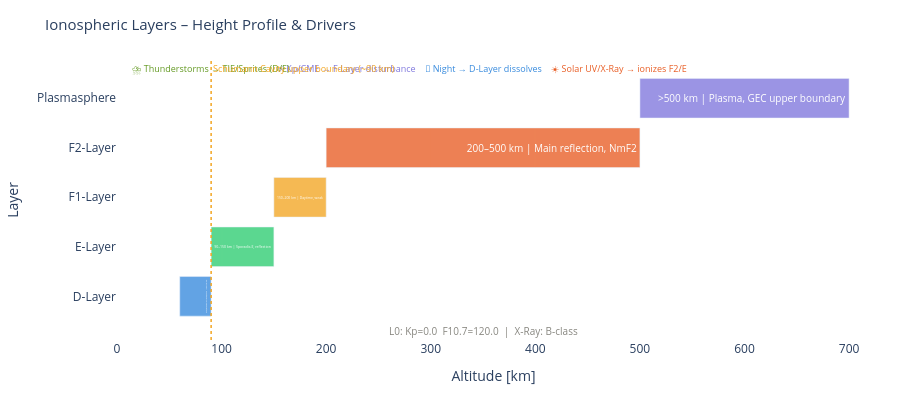

Write notebook code for a chart like this one.
### Markdown cell above
---
## 1. System Structure: Ionospheric Layers & Drivers

### Code cell
# Ionospheric Layer Profile as an Altitude Diagram
layers_iono = [
    {'name': 'D-Layer',  'h_lo': 60,  'h_hi': 90,  'color': '#378ADD', 'note': '60–90 km | Daytime HF absorption'},
    {'name': 'E-Layer',  'h_lo': 90,  'h_hi': 150, 'color': '#2ecc71', 'note': '90–150 km | Sporadic-E, reflection'},
    {'name': 'F1-Layer', 'h_lo': 150, 'h_hi': 200, 'color': '#F2A623', 'note': '150–200 km | Daytime, weak'},
    {'name': 'F2-Layer', 'h_lo': 200, 'h_hi': 500, 'color': '#E85D24', 'note': '200–500 km | Main reflection, NmF2'},
    {'name': 'Plasmasphere','h_lo': 500,'h_hi': 700,  'color': '#7F77DD', 'note': '>500 km | Plasma, GEC upper boundary'},
]

fig = go.Figure()
for l in layers_iono:
    h_mid = (l['h_lo'] + l['h_hi']) / 2
    fig.add_trace(go.Bar(
        x=[l['h_hi'] - l['h_lo']],
        y=[l['name']],
        base=l['h_lo'],
        orientation='h',
        marker_color=l['color'], opacity=0.78,
        text=l['note'],
        textposition='inside',
        textfont=dict(size=10, color='white'),
        showlegend=False,
        hovertemplate=l['note'] + '<extra></extra>'
    ))

# External Driver Arrows as Annotations
for txt, x, col in [
    ('☀️ Solar UV/X-Ray → ionizes F2/E', 480, '#E85D24'),
    ('🌙 Night → D-Layer dissolves', 350, '#378ADD'),
    ('⚡ Kp/CME → F-Layer disturbance', 220, '#7F77DD'),
    ('⛈️ Thunderstorms → TIE/Sprites (D/E)', 90, '#639922'),
]:
    fig.add_annotation(
        x=x, y=4.6, text=txt, showarrow=False,
        font=dict(size=9, color=col),
        xanchor='center'
    )

# Schumann Cavity Marking
fig.add_vline(x=90, line_dash='dot', line_color='#F2A623', line_width=1.5,
              annotation_text='Schumann Cavity upper boundary (~90 km)',
              annotation_position='top right',
              annotation_font=dict(size=9, color='#F2A623'))

# Layer Context
ctx = []
if layer0: ctx.append(f'L0: Kp={l0_kp}  F10.7={l0_f107}')
if layer3 and l3_xray: ctx.append(f'X-Ray: {l3_xray.get("class","–")}-class')
if ctx:
    fig.add_annotation(x=350, y=-0.7, text='  |  '.join(ctx), showarrow=False,
                       font=dict(size=10, color='#888780'), xanchor='center')

fig.update_layout(
    title=dict(text='Ionospheric Layers – Height Profile & Drivers', font=dict(size=15)),
    xaxis=dict(title='Altitude [km]', range=[0, 720]),
    yaxis=dict(title='Layer'),
    height=400, plot_bgcolor='rgba(0,0,0,0)', paper_bgcolor='rgba(0,0,0,0)',
    margin=dict(l=80, r=30, t=60, b=60),
    barmode='overlay'
)
fig.show()

### Figure 1 — Plotly figure (JSON) as saved in the notebook; plotly's stock layout.template omitted (floating-point values rounded to 4 significant figures)
{"data": [{"base": 60, "hovertemplate": "60–90 km | Daytime HF absorption<extra></extra>", "marker": {"color": "#378ADD"}, "opacity": 0.78, "orientation": "h", "showlegend": false, "text": "60–90 km | Daytime HF absorption", "textfont": {"color": "white", "size": 10}, "textposition": "inside", "type": "bar", "x": [30], "y": ["D-Layer"]}, {"base": 90, "hovertemplate": "90–150 km | Sporadic-E, reflection<extra></extra>", "marker": {"color": "#2ecc71"}, "opacity": 0.78, "orientation": "h", "showlegend": false, "text": "90–150 km | Sporadic-E, reflection", "textfont": {"color": "white", "size": 10}, "textposition": "inside", "type": "bar", "x": [60], "y": ["E-Layer"]}, {"base": 150, "hovertemplate": "150–200 km | Daytime, weak<extra></extra>", "marker": {"color": "#F2A623"}, "opacity": 0.78, "orientation": "h", "showlegend": false, "text": "150–200 km | Daytime, weak", "textfont": {"color": "white", "size": 10}, "textposition": "inside", "type": "bar", "x": [50], "y": ["F1-Layer"]}, {"base": 200, "hovertemplate": "200–500 km | Main reflection, NmF2<extra></extra>", "marker": {"color": "#E85D24"}, "opacity": 0.78, "orientation": "h", "showlegend": false, "text": "200–500 km | Main reflection, NmF2", "textfont": {"color": "white", "size": 10}, "textposition": "inside", "type": "bar", "x": [300], "y": ["F2-Layer"]}, {"base": 500, "hovertemplate": ">500 km | Plasma, GEC upper boundary<extra></extra>", "marker": {"color": "#7F77DD"}, "opacity": 0.78, "orientation": "h", "showlegend": false, "text": ">500 km | Plasma, GEC upper boundary", "textfont": {"color": "white", "size": 10}, "textposition": "inside", "type": "bar", "x": [200], "y": ["Plasmasphere"]}], "layout": {"annotations": [{"font": {"color": "#E85D24", "size": 9}, "showarrow": false, "text": "☀️ Solar UV/X-Ray → ionizes F2/E", "x": 480, "xanchor": "center", "y": 4.6}, {"font": {"color": "#378ADD", "size": 9}, "showarrow": false, "text": "🌙 Night → D-Layer dissolves", "x": 350, "xanchor": "center", "y": 4.6}, {"font": {"color": "#7F77DD", "size": 9}, "showarrow": false, "text": "⚡ Kp/CME → F-Layer disturbance", "x": 220, "xanchor": "center", "y": 4.6}, {"font": {"color": "#639922", "size": 9}, "showarrow": false, "text": "⛈️ Thunderstorms → TIE/Sprites (D/E)", "x": 90, "xanchor": "center", "y": 4.6}, {"font": {"color": "#F2A623", "size": 9}, "showarrow": false, "text": "Schumann Cavity upper boundary (~90 km)", "x": 90, "xanchor": "left", "xref": "x", "y": 1, "yanchor": "top", "yref": "y domain"}, {"font": {"color": "#888780", "size": 10}, "showarrow": false, "text": "L0: Kp=0.0  F10.7=120.0  |  X-Ray: B-class", "x": 350, "xanchor": "center", "y": -0.7}], "barmode": "overlay", "height": 400, "margin": {"b": 60, "l": 80, "r": 30, "t": 60}, "paper_bgcolor": "rgba(0,0,0,0)", "plot_bgcolor": "rgba(0,0,0,0)", "shapes": [{"line": {"color": "#F2A623", "dash": "dot", "width": 1.5}, "type": "line", "x0": 90, "x1": 90, "xref": "x", "y0": 0, "y1": 1, "yref": "y domain"}], "title": {"font": {"size": 15}, "text": "Ionospheric Layers – Height Profile & Drivers"}, "xaxis": {"range": [0, 720], "title": {"text": "Altitude [km]"}}, "yaxis": {"title": {"text": "Layer"}}}}
